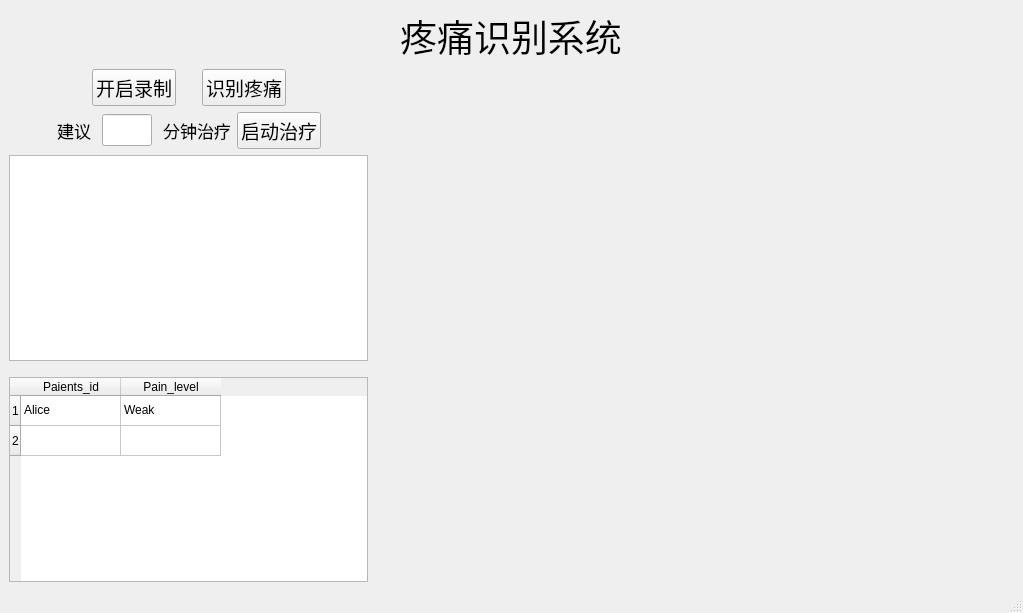
<?xml version="1.0" encoding="UTF-8"?>
<ui version="4.0">
 <class>MainWindow</class>
 <widget class="QMainWindow" name="MainWindow">
  <property name="geometry">
   <rect>
    <x>0</x>
    <y>0</y>
    <width>1023</width>
    <height>613</height>
   </rect>
  </property>
  <property name="windowTitle">
   <string>MainWindow</string>
  </property>
  <widget class="QWidget" name="centralwidget">
   <layout class="QVBoxLayout" name="verticalLayout_2">
    <item>
     <layout class="QHBoxLayout" name="horizontalLayout">
      <item>
       <widget class="QLabel" name="title">
        <property name="sizePolicy">
         <sizepolicy hsizetype="Fixed" vsizetype="Fixed">
          <horstretch>0</horstretch>
          <verstretch>0</verstretch>
         </sizepolicy>
        </property>
        <property name="font">
         <font>
          <family>楷体</family>
          <pointsize>28</pointsize>
         </font>
        </property>
        <property name="text">
         <string>疼痛识别系统</string>
        </property>
        <property name="alignment">
         <set>Qt::AlignCenter</set>
        </property>
       </widget>
      </item>
     </layout>
    </item>
    <item>
     <layout class="QHBoxLayout" name="horizontalLayout_4">
      <item>
       <layout class="QVBoxLayout" name="verticalLayout">
        <property name="sizeConstraint">
         <enum>QLayout::SetFixedSize</enum>
        </property>
        <item>
         <layout class="QHBoxLayout" name="horizontalLayout_2">
          <property name="sizeConstraint">
           <enum>QLayout::SetFixedSize</enum>
          </property>
          <item>
           <spacer name="horizontalSpacer_2">
            <property name="orientation">
             <enum>Qt::Horizontal</enum>
            </property>
            <property name="sizeHint" stdset="0">
             <size>
              <width>40</width>
              <height>20</height>
             </size>
            </property>
           </spacer>
          </item>
          <item>
           <widget class="QPushButton" name="button_video">
            <property name="sizePolicy">
             <sizepolicy hsizetype="Fixed" vsizetype="Fixed">
              <horstretch>0</horstretch>
              <verstretch>0</verstretch>
             </sizepolicy>
            </property>
            <property name="font">
             <font>
              <family>黑体</family>
              <pointsize>14</pointsize>
             </font>
            </property>
            <property name="text">
             <string>开启录制</string>
            </property>
           </widget>
          </item>
          <item>
           <spacer name="horizontalSpacer">
            <property name="orientation">
             <enum>Qt::Horizontal</enum>
            </property>
            <property name="sizeType">
             <enum>QSizePolicy::Fixed</enum>
            </property>
            <property name="sizeHint" stdset="0">
             <size>
              <width>20</width>
              <height>20</height>
             </size>
            </property>
           </spacer>
          </item>
          <item>
           <widget class="QPushButton" name="button_recognize">
            <property name="sizePolicy">
             <sizepolicy hsizetype="Fixed" vsizetype="Fixed">
              <horstretch>0</horstretch>
              <verstretch>0</verstretch>
             </sizepolicy>
            </property>
            <property name="font">
             <font>
              <family>黑体</family>
              <pointsize>14</pointsize>
             </font>
            </property>
            <property name="text">
             <string>识别疼痛</string>
            </property>
           </widget>
          </item>
          <item>
           <spacer name="horizontalSpacer_3">
            <property name="orientation">
             <enum>Qt::Horizontal</enum>
            </property>
            <property name="sizeHint" stdset="0">
             <size>
              <width>40</width>
              <height>20</height>
             </size>
            </property>
           </spacer>
          </item>
         </layout>
        </item>
        <item>
         <layout class="QHBoxLayout" name="horizontalLayout_3">
          <property name="sizeConstraint">
           <enum>QLayout::SetFixedSize</enum>
          </property>
          <item>
           <spacer name="horizontalSpacer_4">
            <property name="orientation">
             <enum>Qt::Horizontal</enum>
            </property>
            <property name="sizeType">
             <enum>QSizePolicy::Expanding</enum>
            </property>
            <property name="sizeHint" stdset="0">
             <size>
              <width>40</width>
              <height>20</height>
             </size>
            </property>
           </spacer>
          </item>
          <item>
           <widget class="QLabel" name="label_2">
            <property name="font">
             <font>
              <family>黑体</family>
              <pointsize>13</pointsize>
             </font>
            </property>
            <property name="text">
             <string>建议</string>
            </property>
            <property name="alignment">
             <set>Qt::AlignCenter</set>
            </property>
           </widget>
          </item>
          <item>
           <spacer name="horizontalSpacer_5">
            <property name="orientation">
             <enum>Qt::Horizontal</enum>
            </property>
            <property name="sizeType">
             <enum>QSizePolicy::Fixed</enum>
            </property>
            <property name="sizeHint" stdset="0">
             <size>
              <width>5</width>
              <height>20</height>
             </size>
            </property>
           </spacer>
          </item>
          <item>
           <widget class="QLineEdit" name="lineEdit_treatement_time">
            <property name="minimumSize">
             <size>
              <width>0</width>
              <height>5</height>
             </size>
            </property>
            <property name="maximumSize">
             <size>
              <width>50</width>
              <height>16777215</height>
             </size>
            </property>
            <property name="font">
             <font>
              <family>黑体</family>
              <pointsize>13</pointsize>
             </font>
            </property>
           </widget>
          </item>
          <item>
           <spacer name="horizontalSpacer_6">
            <property name="orientation">
             <enum>Qt::Horizontal</enum>
            </property>
            <property name="sizeType">
             <enum>QSizePolicy::Fixed</enum>
            </property>
            <property name="sizeHint" stdset="0">
             <size>
              <width>5</width>
              <height>20</height>
             </size>
            </property>
           </spacer>
          </item>
          <item>
           <widget class="QLabel" name="label">
            <property name="font">
             <font>
              <family>黑体</family>
              <pointsize>13</pointsize>
             </font>
            </property>
            <property name="text">
             <string>分钟治疗</string>
            </property>
            <property name="alignment">
             <set>Qt::AlignCenter</set>
            </property>
           </widget>
          </item>
          <item>
           <widget class="QPushButton" name="button_medicare">
            <property name="sizePolicy">
             <sizepolicy hsizetype="Fixed" vsizetype="Fixed">
              <horstretch>0</horstretch>
              <verstretch>0</verstretch>
             </sizepolicy>
            </property>
            <property name="font">
             <font>
              <family>黑体</family>
              <pointsize>14</pointsize>
             </font>
            </property>
            <property name="text">
             <string>启动治疗</string>
            </property>
           </widget>
          </item>
          <item>
           <spacer name="horizontalSpacer_7">
            <property name="orientation">
             <enum>Qt::Horizontal</enum>
            </property>
            <property name="sizeHint" stdset="0">
             <size>
              <width>40</width>
              <height>20</height>
             </size>
            </property>
           </spacer>
          </item>
         </layout>
        </item>
        <item>
         <layout class="QHBoxLayout" name="horizontalLayout_5">
          <property name="sizeConstraint">
           <enum>QLayout::SetFixedSize</enum>
          </property>
          <item>
           <widget class="QTextBrowser" name="textBrowser">
            <property name="sizePolicy">
             <sizepolicy hsizetype="Expanding" vsizetype="Expanding">
              <horstretch>0</horstretch>
              <verstretch>0</verstretch>
             </sizepolicy>
            </property>
            <property name="font">
             <font>
              <family>黑体</family>
              <pointsize>11</pointsize>
             </font>
            </property>
            <property name="html">
             <string>&lt;!DOCTYPE HTML PUBLIC &quot;-//W3C//DTD HTML 4.0//EN&quot; &quot;http://www.w3.org/TR/REC-html40/strict.dtd&quot;&gt;
&lt;html&gt;&lt;head&gt;&lt;meta name=&quot;qrichtext&quot; content=&quot;1&quot; /&gt;&lt;style type=&quot;text/css&quot;&gt;
p, li { white-space: pre-wrap; }
&lt;/style&gt;&lt;/head&gt;&lt;body style=&quot; font-family:'黑体'; font-size:11pt; font-weight:400; font-style:normal;&quot;&gt;
&lt;p style=&quot;-qt-paragraph-type:empty; margin-top:0px; margin-bottom:0px; margin-left:0px; margin-right:0px; -qt-block-indent:0; text-indent:0px;&quot;&gt;&lt;br /&gt;&lt;/p&gt;&lt;/body&gt;&lt;/html&gt;</string>
            </property>
           </widget>
          </item>
         </layout>
        </item>
        <item>
         <spacer name="verticalSpacer">
          <property name="orientation">
           <enum>Qt::Vertical</enum>
          </property>
          <property name="sizeType">
           <enum>QSizePolicy::Fixed</enum>
          </property>
          <property name="sizeHint" stdset="0">
           <size>
            <width>20</width>
            <height>10</height>
           </size>
          </property>
         </spacer>
        </item>
        <item>
         <widget class="QTableWidget" name="tableWidget">
          <row>
           <property name="text">
            <string>1</string>
           </property>
          </row>
          <row>
           <property name="text">
            <string>2</string>
           </property>
          </row>
          <column>
           <property name="text">
            <string>Paients_id</string>
           </property>
          </column>
          <column>
           <property name="text">
            <string>Pain_level</string>
           </property>
          </column>
          <item row="0" column="0">
           <property name="text">
            <string>Alice</string>
           </property>
          </item>
          <item row="0" column="1">
           <property name="text">
            <string>Weak</string>
           </property>
          </item>
         </widget>
        </item>
       </layout>
      </item>
      <item>
       <layout class="QVBoxLayout" name="verticalLayout_3">
        <property name="sizeConstraint">
         <enum>QLayout::SetFixedSize</enum>
        </property>
        <item>
         <widget class="QLabel" name="label_view">
          <property name="sizePolicy">
           <sizepolicy hsizetype="Expanding" vsizetype="Expanding">
            <horstretch>4</horstretch>
            <verstretch>3</verstretch>
           </sizepolicy>
          </property>
          <property name="minimumSize">
           <size>
            <width>640</width>
            <height>480</height>
           </size>
          </property>
          <property name="text">
           <string/>
          </property>
          <property name="alignment">
           <set>Qt::AlignCenter</set>
          </property>
         </widget>
        </item>
       </layout>
      </item>
     </layout>
    </item>
   </layout>
  </widget>
  <widget class="QMenuBar" name="menubar">
   <property name="geometry">
    <rect>
     <x>0</x>
     <y>0</y>
     <width>1023</width>
     <height>26</height>
    </rect>
   </property>
  </widget>
  <widget class="QStatusBar" name="statusbar"/>
 </widget>
 <resources/>
 <connections/>
</ui>
